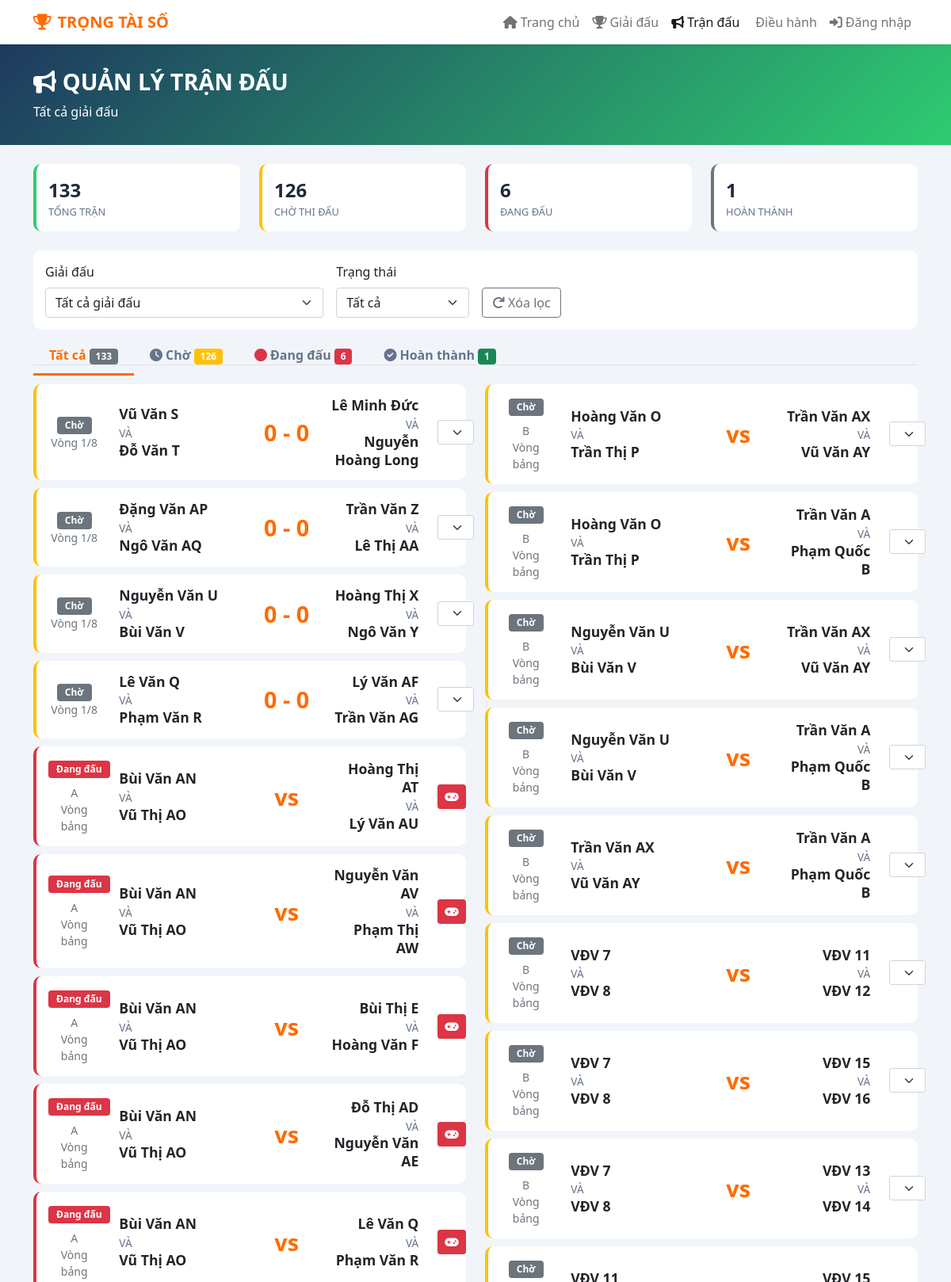
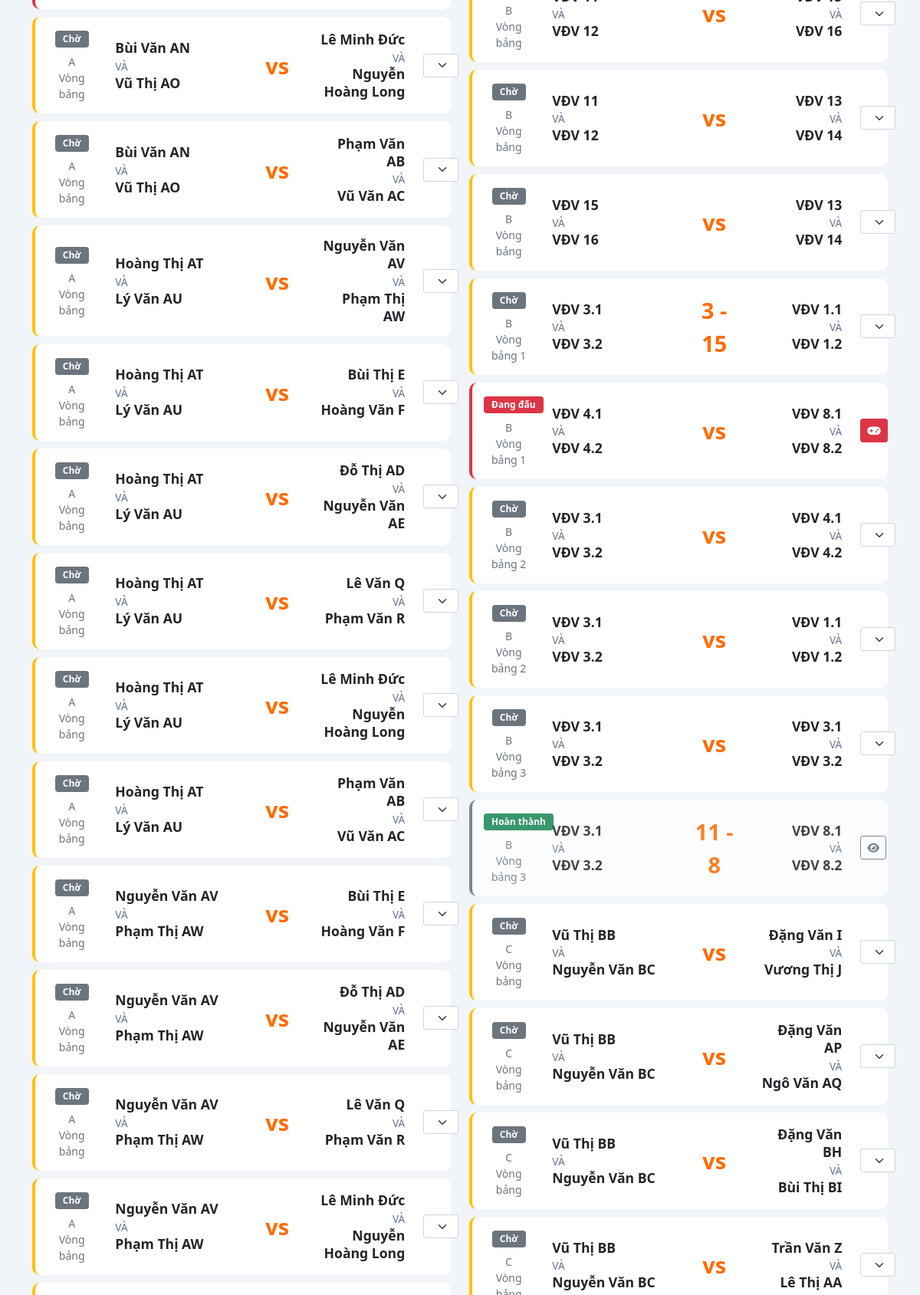
The app's page /matches.php (upper part) with its own data (2 pictures, top to bottom).
### tables this page shows
CREATE TABLE `matches` (
  `id` int(11) NOT NULL AUTO_INCREMENT,
  `match_number` int(11) DEFAULT NULL,
  `tournament_id` int(11) DEFAULT NULL,
  `team1_id` int(11) DEFAULT NULL,
  `team2_id` int(11) DEFAULT NULL,
  `group_id` int(11) DEFAULT NULL,
  `round` varchar(50) DEFAULT NULL,
  `bracket_position` varchar(20) DEFAULT NULL,
  `match_type` enum('group','knockout','quarter','semi','final','live') DEFAULT 'group',
  `score1` int(11) DEFAULT NULL,
  `score2` int(11) DEFAULT NULL,
  `winner_id` int(11) DEFAULT NULL,
  `match_date` datetime DEFAULT NULL,
  `court` varchar(50) DEFAULT NULL,
  `arena_id` int(11) DEFAULT NULL,
  `created_at` timestamp NOT NULL DEFAULT current_timestamp(),
  `winning_score` int(11) DEFAULT 11,
  `first_server` int(11) DEFAULT 1,
  `server_team` int(11) DEFAULT 1,
  `server_hand` int(11) DEFAULT 1,
  `status` enum('pending','live','completed') DEFAULT 'pending',
  `completed_at` datetime DEFAULT NULL,
  PRIMARY KEY (`id`),
  KEY `tournament_id` (`tournament_id`),
  KEY `team1_id` (`team1_id`),
  KEY `team2_id` (`team2_id`),
  KEY `group_id` (`group_id`),
  KEY `winner_id` (`winner_id`),
  KEY `arena_id` (`arena_id`),
  CONSTRAINT `matches_ibfk_1` FOREIGN KEY (`tournament_id`) REFERENCES `tournaments` (`id`) ON DELETE CASCADE,
  CONSTRAINT `matches_ibfk_2` FOREIGN KEY (`team1_id`) REFERENCES `teams` (`id`) ON DELETE CASCADE,
  CONSTRAINT `matches_ibfk_3` FOREIGN KEY (`team2_id`) REFERENCES `teams` (`id`) ON DELETE CASCADE,
  CONSTRAINT `matches_ibfk_4` FOREIGN KEY (`group_id`) REFERENCES `groups` (`id`) ON DELETE CASCADE,
  CONSTRAINT `matches_ibfk_5` FOREIGN KEY (`winner_id`) REFERENCES `teams` (`id`) ON DELETE SET NULL,
  CONSTRAINT `matches_ibfk_6` FOREIGN KEY (`arena_id`) REFERENCES `arena` (`id`) ON DELETE SET NULL
);

CREATE TABLE `teams` (
  `id` int(11) NOT NULL AUTO_INCREMENT,
  `tournament_id` int(11) DEFAULT NULL,
  `category_id` int(11) DEFAULT NULL,
  `team_name` varchar(100) NOT NULL,
  `player1` varchar(100) DEFAULT NULL,
  `player2` varchar(100) DEFAULT NULL,
  `skill_level` varchar(10) DEFAULT NULL,
  `group_name` varchar(1) DEFAULT NULL,
  `seed` int(11) DEFAULT NULL,
  `created_at` timestamp NOT NULL DEFAULT current_timestamp(),
  PRIMARY KEY (`id`),
  UNIQUE KEY `unique_team_tournament` (`team_name`,`tournament_id`),
  KEY `tournament_id` (`tournament_id`),
  KEY `category_id` (`category_id`),
  CONSTRAINT `teams_ibfk_1` FOREIGN KEY (`tournament_id`) REFERENCES `tournaments` (`id`) ON DELETE CASCADE,
  CONSTRAINT `teams_ibfk_2` FOREIGN KEY (`category_id`) REFERENCES `tournamentcategories` (`id`) ON DELETE SET NULL
);

CREATE TABLE `groups` (
  `id` int(11) NOT NULL AUTO_INCREMENT,
  `tournament_id` int(11) DEFAULT NULL,
  `group_name` varchar(10) NOT NULL,
  `created_at` timestamp NOT NULL DEFAULT current_timestamp(),
  PRIMARY KEY (`id`),
  KEY `tournament_id` (`tournament_id`),
  CONSTRAINT `groups_ibfk_1` FOREIGN KEY (`tournament_id`) REFERENCES `tournaments` (`id`) ON DELETE CASCADE
);

### matches.php (the view, shortened to what the rows shown need)
<?php
require_once 'db.php';
require_once 'functions.php';
$activeTab = $_GET['tab'] ?? 'all';
$tournamentId = isset($_GET['tournament_id']) ? intval($_GET['tournament_id']) : 0;
$matches = [];
if ($tournamentId > 0) {
    $matches = getMatchesByTournament($tournamentId);
} else {
    $matches = getAllMatches();
}
$tabMatches = [];
switch ($activeTab) {
    default:
        $tabMatches = $matches;
}
$statusLabels = [
    'pending' => ['Chờ', 'secondary'],
    'live' => ['Đang đấu', 'danger'],
    'completed' => ['Hoàn thành', 'success']
];
?>
<!DOCTYPE html>
<html lang="vi">
<head>
    <link href="https://cdn.jsdelivr.net/npm/bootstrap@5.1.3/dist/css/bootstrap.min.css" rel="stylesheet">
    <link href="https://cdnjs.cloudflare.com/ajax/libs/font-awesome/6.0.0/css/all.min.css" rel="stylesheet">
</head>
<body>
    <div class="page-header">
        <div class="container">
            <div class="row align-items-center">
                <div class="col-md-8">
                    <h1 class="page-title">
                        <i class="fas fa-bullhorn me-2"></i>QUẢN LÝ TRẬN ĐẤU
                    </h1>
                </div>
            </div>
        </div>
    </div>
    <div class="container py-4">
        <?php if (empty($tabMatches)): ?>
            <div class="empty-state">
                <i class="fas fa-inbox"></i>
                <h4>Không có trận đấu nào</h4>
                <p>
                    <?php if ($tournamentId > 0): ?>
                        <a href="draw.php?tournament_id=<?php echo $tournamentId; ?>" class="btn btn-primary">
                            <i class="fas fa-random me-1"></i>Bốc thăm chia bảng
                        </a>
                    <?php else: ?>
                        Chọn một giải đấu để xem trận đấu
                    <?php endif; ?>
                </p>
            </div>
        <?php else: ?>
            <?php
            $col1 = array_slice($tabMatches, 0, ceil(count($tabMatches) / 2));
            $col2 = array_slice($tabMatches, ceil(count($tabMatches) / 2));
            ?>
            <div class="row">
                <div class="col-md-6">
                    <?php foreach ($col1 as $match): ?>
                        <?php
                            $statusInfo = $statusLabels[$match['status']] ?? ['Chờ', 'secondary'];
                            $t1 = getTeamInfo($match['team1_id']);
                            $t2 = getTeamInfo($match['team2_id']);
                        ?>
                        <div class="match-card <?php echo $match['status']; ?>">
                            <div class="row align-items-center">
                                <div class="col-2 text-center">
                                    <span class="badge bg-<?php echo $statusInfo[1]; ?> badge-status"><?php echo $statusInfo[0]; ?></span>
                                    <?php if ($match['group_name']): ?>
                                        <div class="mt-2 small text-muted"><?php echo $match['group_name']; ?></div>
                                    <?php endif; ?>
                                    <?php if ($match['round']): ?>
                                        <div class="small text-muted"><?php echo $match['round']; ?></div>
                                    <?php endif; ?>
                                </div>
                                <div class="col-4">
                                    <?php echo renderTeamPlayers($t1); ?>
                                </div>
                                <div class="col-2 text-center">
                                    <div class="score">
                                        <?php if ($match['status'] === 'completed' || $match['score1'] !== null): ?>
                                            <?php echo $match['score1'] ?? 0; ?> - <?php echo $match['score2'] ?? 0; ?>
                                        <?php else: ?>
                                            vs
                                        <?php endif; ?>
                                    </div>
                                </div>
                                <div class="col-3 text-end">
                                    <?php echo renderTeamPlayers($t2); ?>
                                </div>
                                <div class="col-1 text-end">
                                    <?php if ($match['status'] === 'pending'): ?>
                                        <form method="post" class="d-inline">
                                            <select name="status" class="form-select form-select-sm" onchange="this.form.submit()">
                                                <option value="pending" selected>Chờ</option>
                                            </select>
                                        </form>
                                    <?php elseif ($match['status'] === 'live'): ?>
                                        <a href="match-control.php?match_id=<?php echo $match['id']; ?>" class="btn btn-sm btn-danger">
                                            <i class="fas fa-gamepad"></i>
                                        </a>
                                    <?php else: ?>
                                        <a href="matches.php?match=<?php echo $match['id']; ?>" class="btn btn-sm btn-outline-secondary">
                                            <i class="fas fa-eye"></i>
                                        </a>
                                    <?php endif; ?>
                                </div>
                            </div>
                        </div>
                    <?php endforeach; ?>
                </div>
                <div class="col-md-6">
                    <?php foreach ($col2 as $match): ?>
                        <?php
                            $statusInfo = $statusLabels[$match['status']] ?? ['Chờ', 'secondary'];
                            $t1 = getTeamInfo($match['team1_id']);
                            $t2 = getTeamInfo($match['team2_id']);
                        ?>
                        <div class="match-card <?php echo $match['status']; ?>">
                            <div class="row align-items-center">
                                <div class="col-2 text-center">
                                    <span class="badge bg-<?php echo $statusInfo[1]; ?> badge-status"><?php echo $statusInfo[0]; ?></span>
                                    <?php if ($match['group_name']): ?>
                                        <div class="mt-2 small text-muted"><?php echo $match['group_name']; ?></div>
                                    <?php endif; ?>
                                    <?php if ($match['round']): ?>
                                        <div class="small text-muted"><?php echo $match['round']; ?></div>
                                    <?php endif; ?>
                                </div>
                                <div class="col-4">
                                    <?php echo renderTeamPlayers($t1); ?>
                                </div>
                                <div class="col-2 text-center">
                                    <div class="score">
                                        <?php if ($match['status'] === 'completed' || $match['score1'] !== null): ?>
                                            <?php echo $match['score1'] ?? 0; ?> - <?php echo $match['score2'] ?? 0; ?>
                                        <?php else: ?>
                                            vs
                                        <?php endif; ?>
                                    </div>
                                </div>
                                <div class="col-3 text-end">
                                    <?php echo renderTeamPlayers($t2); ?>
                                </div>
                                <div class="col-1 text-end">
                                    <?php if ($match['status'] === 'pending'): ?>
                                        <form method="post" class="d-inline">
                                            <select name="status" class="form-select form-select-sm" onchange="this.form.submit()">
                                                <option value="pending" selected>Chờ</option>
                                            </select>
                                        </form>
                                    <?php elseif ($match['status'] === 'live'): ?>
                                        <a href="match-control.php?match_id=<?php echo $match['id']; ?>" class="btn btn-sm btn-danger">
                                            <i class="fas fa-gamepad"></i>
                                        </a>
                                    <?php else: ?>
                                        <a href="matches.php?match=<?php echo $match['id']; ?>" class="btn btn-sm btn-outline-secondary">
                                            <i class="fas fa-eye"></i>
                                        </a>
                                    <?php endif; ?>
                                </div>
                            </div>
                        </div>
                    <?php endforeach; ?>
                </div>
            </div>
        <?php endif; ?>
    </div>
</body>
</html>

### functions.php (shortened to what the rows shown need)
<?php
require_once 'db.php';
function getAllMatches($groupFilter = null, $tournamentFilter = null) {
    global $pdo;
    $sql = "
        SELECT m.*,
               t1.team_name as team1_name, t1.tournament_id as tournament1_id,
               t1.skill_level as skill_level1,
               t1.player1 as team1_player1, t1.player2 as team1_player2,
               t2.team_name as team2_name, t2.tournament_id as tournament2_id,
               t2.skill_level as skill_level2,
               t2.player1 as team2_player1, t2.player2 as team2_player2,
               g.group_name
        FROM `Matches` m
        LEFT JOIN `Teams` t1 ON m.team1_id = t1.id
        LEFT JOIN `Teams` t2 ON m.team2_id = t2.id
        LEFT JOIN `Groups` g ON m.group_id = g.id
        WHERE 1=1
    ";
    $params = [];
    $sql .= " ORDER BY g.group_name, m.round, m.id";
    $stmt = $pdo->prepare($sql);
    $stmt->execute($params);
    return $stmt->fetchAll();
}
function getTeamInfo($teamId) {
    global $pdo;
    $stmt = $pdo->prepare("
        SELECT t.*, tr.name as tournament_name
        FROM `Teams` t
        LEFT JOIN Tournaments tr ON t.tournament_id = tr.id
        WHERE t.id = ?
    ");
    $stmt->execute([$teamId]);
    return $stmt->fetch();
}
function renderTeamPlayers($team, $class = '', $style = '') {
    $p1 = $team['player1'] ?? '';
    $p2 = $team['player2'] ?? '';
    $style = $style ?: 'font-weight: 700; font-size: 1.1rem; line-height: 1.3;';
    return '<div class="' . $class . '" style="' . $style . '">
        <strong>' . htmlspecialchars($p1) . '</strong><br>
        <span style="font-weight: 400; font-size: 0.85rem; color: #64748b;">VÀ</span><br>
        <strong>' . htmlspecialchars($p2) . '</strong>
    </div>';
}
?>

### records on screen
matches: status "Chờ", round "Vòng 1/8", team1.player1 "Vũ Văn S Lê Minh Đức", team1.player2 "Đỗ Văn T Nguyễn Hoàng Long", score1 "0", score2 "0"
matches: status "Chờ", round "Vòng 1/8", team1.player1 "Đặng Văn AP Trần Văn Z", team1.player2 "Ngô Văn AQ Lê Thị AA", score1 "0", score2 "0"
matches: status "Chờ", round "Vòng 1/8", team1.player1 "Nguyễn Văn U Hoàng Thị X", team1.player2 "Bùi Văn V Ngô Văn Y", score1 "0", score2 "0"
matches: status "Chờ", round "Vòng 1/8", team1.player1 "Lê Văn Q Lý Văn AF", team1.player2 "Phạm Văn R Trần Văn AG", score1 "0", score2 "0"
matches: status "Đang đấu", group.group_name "A", round "Vòng bảng", team1.player1 "Bùi Văn AN Hoàng Thị AT", team1.player2 "Vũ Thị AO Lý Văn AU", shows "vs"
matches: status "Đang đấu", group.group_name "A", round "Vòng bảng", team1.player1 "Bùi Văn AN Nguyễn Văn AV", team1.player2 "Vũ Thị AO Phạm Thị AW", shows "vs"
matches: status "Đang đấu", group.group_name "A", round "Vòng bảng", team1.player1 "Bùi Văn AN Bùi Thị E", team1.player2 "Vũ Thị AO Hoàng Văn F", shows "vs"
matches: status "Đang đấu", group.group_name "A", round "Vòng bảng", team1.player1 "Bùi Văn AN Đỗ Thị AD", team1.player2 "Vũ Thị AO Nguyễn Văn AE", shows "vs"
matches: status "Đang đấu", group.group_name "A", round "Vòng bảng", team1.player1 "Bùi Văn AN Lê Văn Q", team1.player2 "Vũ Thị AO Phạm Văn R", shows "vs"
matches: status "Chờ", group.group_name "A", round "Vòng bảng", team1.player1 "Bùi Văn AN Lê Minh Đức", team1.player2 "Vũ Thị AO Nguyễn Hoàng Long", shows "vs"
matches: status "Chờ", group.group_name "A", round "Vòng bảng", team1.player1 "Bùi Văn AN Phạm Văn AB", team1.player2 "Vũ Thị AO Vũ Văn AC", shows "vs"
matches: status "Chờ", group.group_name "A", round "Vòng bảng", team1.player1 "Hoàng Thị AT Nguyễn Văn AV", team1.player2 "Lý Văn AU Phạm Thị AW", shows "vs"
matches: status "Chờ", group.group_name "A", round "Vòng bảng", team1.player1 "Hoàng Thị AT Bùi Thị E", team1.player2 "Lý Văn AU Hoàng Văn F", shows "vs"
matches: status "Chờ", group.group_name "A", round "Vòng bảng", team1.player1 "Hoàng Thị AT Đỗ Thị AD", team1.player2 "Lý Văn AU Nguyễn Văn AE", shows "vs"
matches: status "Chờ", group.group_name "A", round "Vòng bảng", team1.player1 "Hoàng Thị AT Lê Văn Q", team1.player2 "Lý Văn AU Phạm Văn R", shows "vs"
matches: status "Chờ", group.group_name "A", round "Vòng bảng", team1.player1 "Hoàng Thị AT Lê Minh Đức", team1.player2 "Lý Văn AU Nguyễn Hoàng Long", shows "vs"
matches: status "Chờ", group.group_name "A", round "Vòng bảng", team1.player1 "Hoàng Thị AT Phạm Văn AB", team1.player2 "Lý Văn AU Vũ Văn AC", shows "vs"
matches: status "Chờ", group.group_name "A", round "Vòng bảng", team1.player1 "Nguyễn Văn AV Bùi Thị E", team1.player2 "Phạm Thị AW Hoàng Văn F", shows "vs"
matches: status "Chờ", group.group_name "A", round "Vòng bảng", team1.player1 "Nguyễn Văn AV Đỗ Thị AD", team1.player2 "Phạm Thị AW Nguyễn Văn AE", shows "vs"
matches: status "Chờ", group.group_name "A", round "Vòng bảng", team1.player1 "Nguyễn Văn AV Lê Văn Q", team1.player2 "Phạm Thị AW Phạm Văn R", shows "vs"
matches: status "Chờ", group.group_name "A", round "Vòng bảng", team1.player1 "Nguyễn Văn AV Lê Minh Đức", team1.player2 "Phạm Thị AW Nguyễn Hoàng Long", shows "vs"
matches: status "Chờ", group.group_name "B", round "Vòng bảng", team1.player1 "Hoàng Văn O Trần Văn AX", team1.player2 "Trần Thị P Vũ Văn AY", shows "vs"
matches: status "Chờ", group.group_name "B", round "Vòng bảng", team1.player1 "Hoàng Văn O Trần Văn A", team1.player2 "Trần Thị P Phạm Quốc B", shows "vs"
matches: status "Chờ", group.group_name "B", round "Vòng bảng", team1.player1 "Nguyễn Văn U Trần Văn AX", team1.player2 "Bùi Văn V Vũ Văn AY", shows "vs"
matches: status "Chờ", group.group_name "B", round "Vòng bảng", team1.player1 "Nguyễn Văn U Trần Văn A", team1.player2 "Bùi Văn V Phạm Quốc B", shows "vs"
matches: status "Chờ", group.group_name "B", round "Vòng bảng", team1.player1 "Trần Văn AX Trần Văn A", team1.player2 "Vũ Văn AY Phạm Quốc B", shows "vs"
matches: status "Chờ", group.group_name "B", round "Vòng bảng", team1.player1 "VĐV 7 VĐV 11", team1.player2 "VĐV 8 VĐV 12", shows "vs"
matches: status "Chờ", group.group_name "B", round "Vòng bảng", team1.player1 "VĐV 7 VĐV 15", team1.player2 "VĐV 8 VĐV 16", shows "vs"
matches: status "Chờ", group.group_name "B", round "Vòng bảng", team1.player1 "VĐV 7 VĐV 13", team1.player2 "VĐV 8 VĐV 14", shows "vs"
matches: status "Chờ", group.group_name "B", round "Vòng bảng", team1.player1 "VĐV 11 VĐV 15", team1.player2 "VĐV 12 VĐV 16", shows "vs"
matches: status "Chờ", group.group_name "B", round "Vòng bảng", team1.player1 "VĐV 11 VĐV 13", team1.player2 "VĐV 12 VĐV 14", shows "vs"
matches: status "Chờ", group.group_name "B", round "Vòng bảng", team1.player1 "VĐV 15 VĐV 13", team1.player2 "VĐV 16 VĐV 14", shows "vs"
matches: status "Chờ", group.group_name "B", round "Vòng bảng 1", team1.player1 "VĐV 3.1 VĐV 1.1", team1.player2 "VĐV 3.2 VĐV 1.2", score1 "3", score2 "15"
matches: status "Đang đấu", group.group_name "B", round "Vòng bảng 1", team1.player1 "VĐV 4.1 VĐV 8.1", team1.player2 "VĐV 4.2 VĐV 8.2", shows "vs"
matches: status "Chờ", group.group_name "B", round "Vòng bảng 2", team1.player1 "VĐV 3.1 VĐV 4.1", team1.player2 "VĐV 3.2 VĐV 4.2", shows "vs"
matches: status "Chờ", group.group_name "B", round "Vòng bảng 2", team1.player1 "VĐV 3.1 VĐV 1.1", team1.player2 "VĐV 3.2 VĐV 1.2", shows "vs"
matches: status "Chờ", group.group_name "B", round "Vòng bảng 3", team1.player1 "VĐV 3.1 VĐV 3.1", team1.player2 "VĐV 3.2 VĐV 3.2", shows "vs"
matches: status "Hoàn thành", group.group_name "B", round "Vòng bảng 3", team1.player1 "VĐV 3.1 VĐV 8.1", team1.player2 "VĐV 3.2 VĐV 8.2", score1 "11", score2 "8"
matches: status "Chờ", group.group_name "C", round "Vòng bảng", team1.player1 "Vũ Thị BB Đặng Văn I", team1.player2 "Nguyễn Văn BC Vương Thị J", shows "vs"
matches: status "Chờ", group.group_name "C", round "Vòng bảng", team1.player1 "Vũ Thị BB Đặng Văn AP", team1.player2 "Nguyễn Văn BC Ngô Văn AQ", shows "vs"
matches: status "Chờ", group.group_name "C", round "Vòng bảng", team1.player1 "Vũ Thị BB Đặng Văn BH", team1.player2 "Nguyễn Văn BC Bùi Thị BI", shows "vs"
matches: status "Chờ", group.group_name "C", team1.player1 "Vũ Thị BB Trần Văn Z", team1.player2 "Nguyễn Văn BC Lê Thị AA", shows "vs"

### other values on screen
$stats['total'] "133"
$stats['pending'] "126"
$stats['live'] "6"
$stats['completed'] "1"
